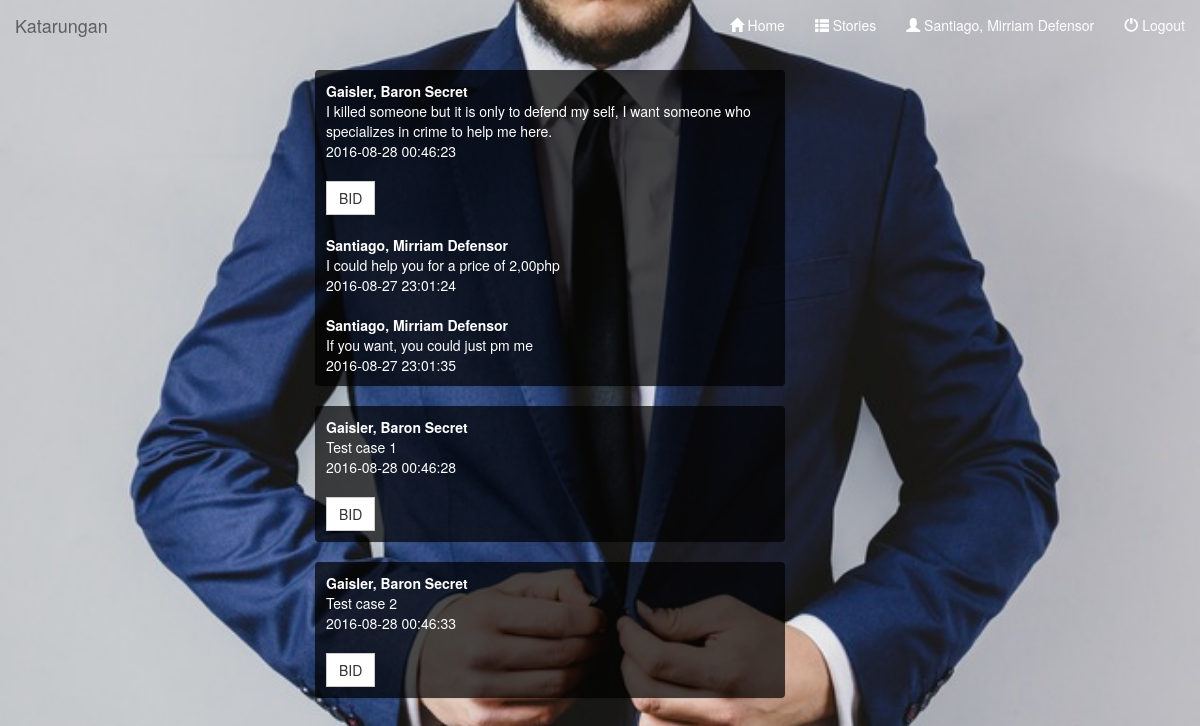
The page /lawyerPanel.php (signed in) on the database its author committed.
### tables this page shows
CREATE TABLE `tblpost` (
  `postID` int(11) NOT NULL,
  `userID` text NOT NULL,
  `postDescription` text NOT NULL,
  `postTimeStamp` text NOT NULL,
  `postSpecialization` text NOT NULL
);

CREATE TABLE `tblusers` (
  `userID` int(11) NOT NULL,
  `userUsername` varchar(1000) NOT NULL,
  `userPassword` varchar(1000) NOT NULL,
  `lastName` varchar(1000) NOT NULL,
  `firstName` varchar(1000) NOT NULL,
  `middleName` varchar(1000) NOT NULL,
  `nickName` varchar(1000) NOT NULL,
  `locationUsers` varchar(10000) NOT NULL,
  `status` varchar(10) NOT NULL
);

CREATE TABLE `tblbidding` (
  `bidID` int(11) NOT NULL,
  `postID` text NOT NULL,
  `lawyerID` text NOT NULL,
  `bidMessage` text NOT NULL,
  `bidTime` timestamp NOT NULL DEFAULT CURRENT_TIMESTAMP ON UPDATE CURRENT_TIMESTAMP
);

CREATE TABLE `tbllawyer` (
  `lawyerID` int(11) NOT NULL,
  `lawyerUsername` varchar(100) NOT NULL,
  `lawyerPassword` varchar(10) NOT NULL,
  `lawyerLastName` varchar(100) NOT NULL,
  `lawyerFirstName` varchar(100) NOT NULL,
  `lawyerMiddleName` varchar(100) NOT NULL,
  `firmAssociatedTo` varchar(1000) NOT NULL,
  `firmAddress` varchar(1000) NOT NULL,
  `specialization` varchar(1000) NOT NULL,
  `locationLawyers` varchar(10000) NOT NULL,
  `casesWon` varchar(1000) NOT NULL,
  `status` varchar(10) NOT NULL
);

### lawyerPanel.php (the view, shortened to what this page needs)
<?php include ('HEADER.php');
?>
<div class="col-md-5 col-md-offset-3">
<form action="" method="POST">
	<?php
	$getPostsForLawyer =  mysqli_query($conn, "SELECT * FROM tblpost JOIN tblusers USING (userID) WHERE postSpecialization LIKE '%$_SESSION[specialization]%' ORDER BY tblpost.postID ");
	while($row = mysqli_fetch_assoc($getPostsForLawyer))
	{
	?>
		<div class="panel">
			<b><?php echo $row['lastName'] .", " .$row['firstName'] ." " .$row['middleName']; ?><br></b>
			<?php echo $row['postDescription']; ?> <br>
			<?php echo $row['postTimeStamp']; ?><br>
			<br>
			<button class="btn btn-default" type="submit" value="<?php echo $row['postID']; ?>" name="bid">BID</button>
			<br>
				<?php
				$getBiddings = mysqli_query($conn, "SELECT * FROM tblbidding JOIN tbllawyer USING (lawyerID) WHERE postID = '$row[postID]' " );
				while($row2 = mysqli_fetch_assoc($getBiddings))
				{
				?>
				<br>
				<div>
					<b><?php echo $row2['lawyerLastName'] .", " .$row2['lawyerFirstName'] ." " .$row2['lawyerMiddleName']; ?> <br> </b>
					<?php echo $row2['bidMessage']; ?> <br>
					<?php echo $row2['bidTime']; ?>
				</div>
				<?php
				}
				?>
		</div>
	<?php
	}
	?>
</form>
</div>

### HEADER.php (style rules this page uses)
body { background: url('images/bg_2880.jpg') no-repeat center center fixed; -webkit-background-size: cover; -moz-background-size: cover; -o-background-size: cover; background-size: cover; color: white; }
.btn { border-radius: 0; }

### lawyerPanel.php (style rules this page uses)
.panel { background: url('images/tile.png'); padding:10px; }

### rows shown on the page
tblpost: userID.lastName "Gaisler", userID.firstName "Baron", userID.middleName "Secret", postDescription "I killed someone but it is only to defend my self, I want someone who specializes in crime to help me here.", postTimeStamp "2016-08-28 00:46:23", $row['postID'] 11 (drawn)
tblbidding: lawyerID.lawyerLastName "Santiago", lawyerID.lawyerFirstName "Mirriam", lawyerID.lawyerMiddleName "Defensor", bidMessage "I could help you for a price of 2,00php", bidTime "2016-08-27 23:01:24"
tblbidding: lawyerID.lawyerLastName "Santiago", lawyerID.lawyerFirstName "Mirriam", lawyerID.lawyerMiddleName "Defensor", bidMessage "If you want, you could just pm me", bidTime "2016-08-27 23:01:35"
tblpost: userID.lastName "Gaisler", userID.firstName "Baron", userID.middleName "Secret", postDescription "Test case 1", postTimeStamp "2016-08-28 00:46:28", $row['postID'] 12 (drawn)
tblpost: userID.lastName "Gaisler", userID.firstName "Baron", userID.middleName "Secret", postDescription "Test case 2", postTimeStamp "2016-08-28 00:46:33", $row['postID'] 13 (drawn)

### other values the page prints
$_SESSION['userName'] "Santiago, Mirriam Defensor"
